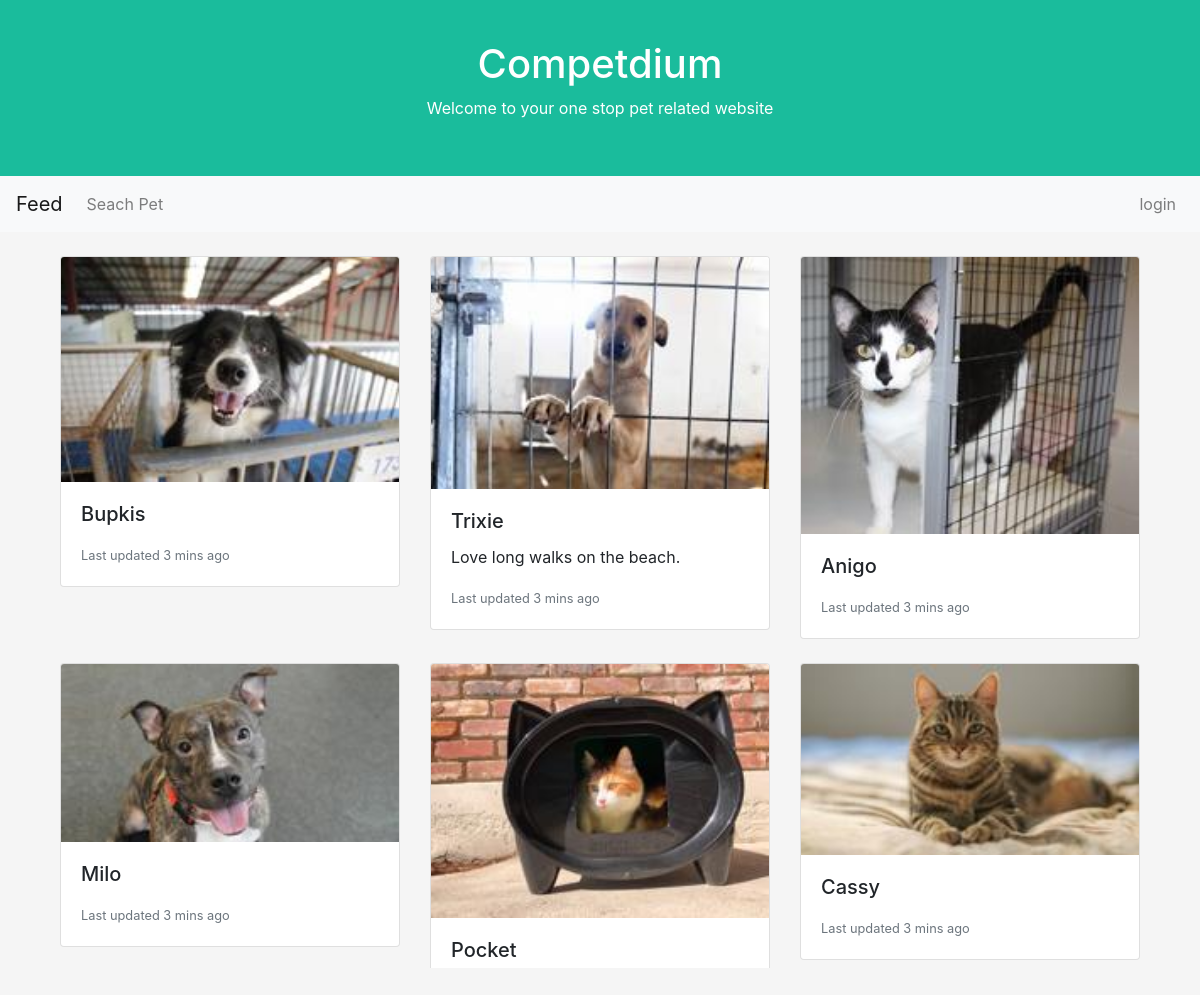
Page /searchPets on the committed database.
### app/models.py (models this page shows, shortened)
class Pet(db.Model):
	__tablename__ = "pet"
	id = db.Column(db.Integer, primary_key = True)
	status = db.Column(db.String(50))
	petType= db.Column(db.String(50))
	gender = db.Column(db.String(50))
	name = db.Column(db.String(50))
	size = db.Column(db.String(50))
	age = db.Column(db.Integer)
	description =db.Column(db.Text)
	image_file= db.Column(db.String(255), default = "default.jpg")
	user_id = db.Column(db.Integer, db.ForeignKey("user.id"), nullable=False)
	date_created = db.Column(db.DateTime, default = datetime.utcnow)

### app/routes.py (the view, shortened to what this page needs)
@app.route("/searchPets", methods=["POST","GET"])
def searchPets():
	form = PetForm()
	pets = Pet.query.order_by(Pet.id.desc()).all()
	return render_template("public/searchPets.html", pets=pets, form=form)

### app/templates/public/searchPets.html (shortened to what this page needs)
{% extends "index_template.html" %}
{% import "macros/input_macros.html" as im %}
{% block main %}
<div class = "container" id="searchpets_page">
    <br>
    <div class="row">
        <div class="col">
            <div class="container scroll">
            <div class="row row-cols-1 row-cols-md-3">
                {% for pet in pets %}
                <div class="col mb-4">
                 {{ im.petCard(pet) }}
                </div>
                {% endfor %}
                </div>
            </div>
        </div>
    </div>
</div>
{% endblock %}

### app/templates/macros/input_macros.html (shortened to what this page needs)
{% macro petCard(pet) -%}
<div class="card">
	<img src="{{url_for('static',filename= 'img/pets/'~ pet.image_file )}}" class="card-img-top" alt="...">
	<div class="card-body">
		<h5 class="card-title">{{ pet.name }}</h5>
		<p class="card-text">{{ pet.description }}</p>
		<p class="card-text"><small class="text-muted">Last updated 3 mins ago</small></p>
	</div>
</div>
{%- endmacro%}

### app/static/css/style.css (style rules this page uses)
body { background-color: whitesmoke }
.scroll { height:90%; overflow:hidden; overflow-y:scroll; }

### rows in the picture
Pet: image_file (picture), name "Bupkis"
Pet: image_file (picture), name "Trixie", description "Love long walks on the beach."
Pet: image_file (picture), name "Anigo"
Pet: image_file (picture), name "Milo"
Pet: image_file (picture), name "Pocket"
Pet: image_file (picture), name "Cassy"
